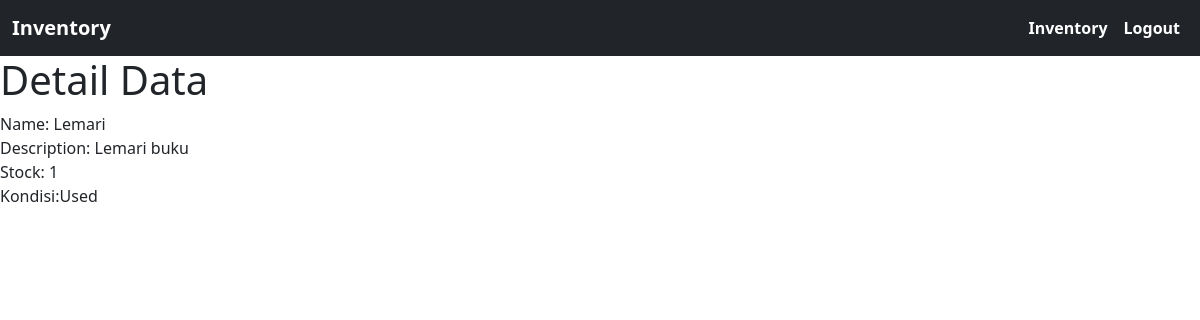
The app's page /detail.php?id=4 with its own data.
### tables this page shows
CREATE TABLE `items` (
  `id` int(25) NOT NULL,
  `name` varchar(100) NOT NULL,
  `description` varchar(100) NOT NULL,
  `stock` int(25) NOT NULL,
  `kondisi` varchar(100) NOT NULL
);

### detail.php (the view, shortened to what this page needs)
<?php
$id = $_GET['id'];
require 'koneksi.php';
$query = "SELECT * FROM items WHERE id = $id";
$results = mysqli_query($con, $query);
$show = mysqli_fetch_assoc($results);
?>
<!doctype html>
<html lang="en">
  <head>
    <link href="https://cdn.jsdelivr.net/npm/bootstrap@5.3.3/dist/css/bootstrap.min.css" rel="stylesheet">
  </head>
  <body>
    <nav class="navbar navbar-expand-lg bg-dark">
  <div class="container-fluid">
    <a class="navbar-brand text-white fw-bold" href="#">Inventory</a>
    <div class="collapse navbar-collapse" id="navbarNav">
      <ul class="navbar-nav ms-auto">
        <li class="nav-item">
          <a class="nav-link text-white fw-bold" aria-current="page" href="dashboard.php">Inventory</a>
        </li>
        <li class="nav-item">
          <a class="nav-link text-white fw-bold" href="logout.php">Logout</a>
        </li>
      </ul>
    </div>
  </div>
</nav>
    <h1>Detail Data</h1>
    <div>Name: <?=$show["name"]?></div>
    <div>Description: <?=$show["description"]?></div>
    <div>Stock: <?=$show["stock"]?></div>
    <div>Kondisi:<?=$show ["kondisi"]?></div>
  </body>
</html>

### records on screen
items: name "Lemari", description "Lemari buku", stock "1", kondisi "Used"
